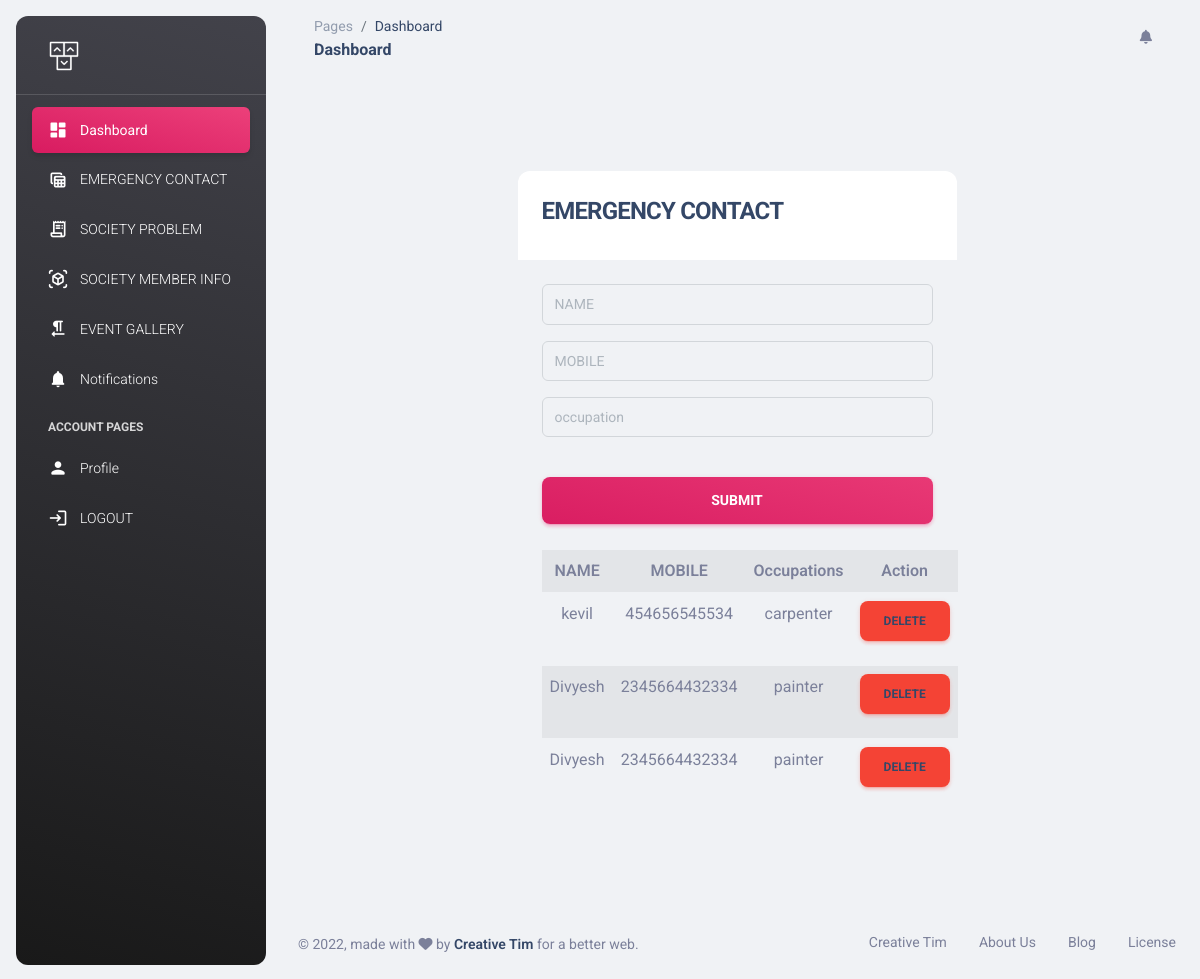
/SecApp/emergency-contact/ (signed in), run on the app's committed database.
### myapp/models.py (models this page shows, shortened)
class Emergency_Contact(models.Model):
    name = models.CharField(max_length=50)
    mobile = models.CharField(max_length=50)
    occupation=models.CharField(max_length=50)

### myapp/views.py (the view)
# urls.py: path('emergency-contact/',views.emergency_contact,name='emergencycontact'),
def emergency_contact(request):
    msg='YOUR DETAIL IS SAVE SUCCESSFULLY'
    if request.method =='POST':
        name =  request.POST['name']
        mobile = request.POST['mobile']
        occupation = request.POST['occupation']
        Emergency_Contact.objects.create(name=name,mobile=mobile,occupation=occupation)
        many=Emergency_Contact.objects.all()
        return render(request,'emergencycontact.html',{'msg':msg,'many':many})
    else:
        many=Emergency_Contact.objects.all()
        return render(request,'emergencycontact.html',{'many':many})

### myapp/templates/emergencycontact.html (shortened to what this page needs)
{% extends 'header.html' %}
{% load static %}
{% block content %}
<!DOCTYPE html>
<html lang="en">
<head>
  <link href="{% static 'assets/css/nucleo-icons.css' %}" rel="stylesheet" />
  <link href="{% static 'asset/scss/nucleo-svg.css' %}" rel="stylesheet" />
  <link id="pagestyle" href="{% static 'assets/css/material-dashboard.css' %}" rel="stylesheet" />
</head>
<body style="background-image: url(); background-size: cover; background-attachment: fixed;">
  <div class="container position-sticky z-index-sticky top-0">
    <div class="row">
      <div class="col-12">
              <span class="navbar-toggler-icon mt-2">
              </span>
      </div>
    </div>
  </div>
  <main class="main-content  mt-0">
    <section>
      <div class="page-header min-vh-100">
        <div class="container">
          <div class="row">
            </div>
            <div class="col-md-6 offset-md-3  flex-column ">
              <div class="card card-plain">
                <div class="card-header">
                  <h4 class="font-weight-bolder">EMERGENCY CONTACT</h4>
                </div>
                <div class="card-body">
                  <form role="form" action="{% url 'emergencycontact' %}" method="POST">
                    <div class="input-group input-group-outline mb-3">
                      <input type="text" name="name"  id="name" class="form-control" placeholder="NAME" required >
                    </div>
                    <div class="input-group input-group-outline mb-3">
                      <input type="mobile" name="mobile" id="mobile" class="form-control" placeholder="MOBILE" required>
                    </div>
                    <div class="input-group input-group-outline mb-3">
                      <input type="text" name="occupation" id="address" class="form-control" placeholder="occupation" required>
                    </div>
                    <div class="text-center">
                      <button type="submit" class="btn btn-lg bg-gradient-primary btn-lg w-100 mt-4 mb-0">submit</button>
                    </div>
                  </form><br>
                  <div>
                    <table class="
                    table table-striped" style="text-align: center;">
                    <tr><th>NAME</th><th>MOBILE</th><th>Occupations</th><th>Action</th></tr>
                    {% for one in many %}
                    <tr><td>{{one.name}}</td><td>{{one.mobile}}</td><td>{{one.occupation}}</td><td><button class="btn btn-danger"><a href="{% url 'delete' one.id %}">DELETE</a></button></td></tr>
                    {% endfor %}
                    </table>
                  </div>
                </div>
                <div class="card-footer text-center pt-0 px-lg-2 px-1">
                </div>
              </div>
            </div>
          </div>
        </div>
    </section>
  </main>
</body>
</html>
{% endblock %}

### data on the page
Emergency_Contact: name "kevil", mobile "454656545534", occupation "carpenter"
Emergency_Contact: name "Divyesh", mobile "2345664432334", occupation "painter"
Emergency_Contact: name "Divyesh", mobile "2345664432334", occupation "painter"
